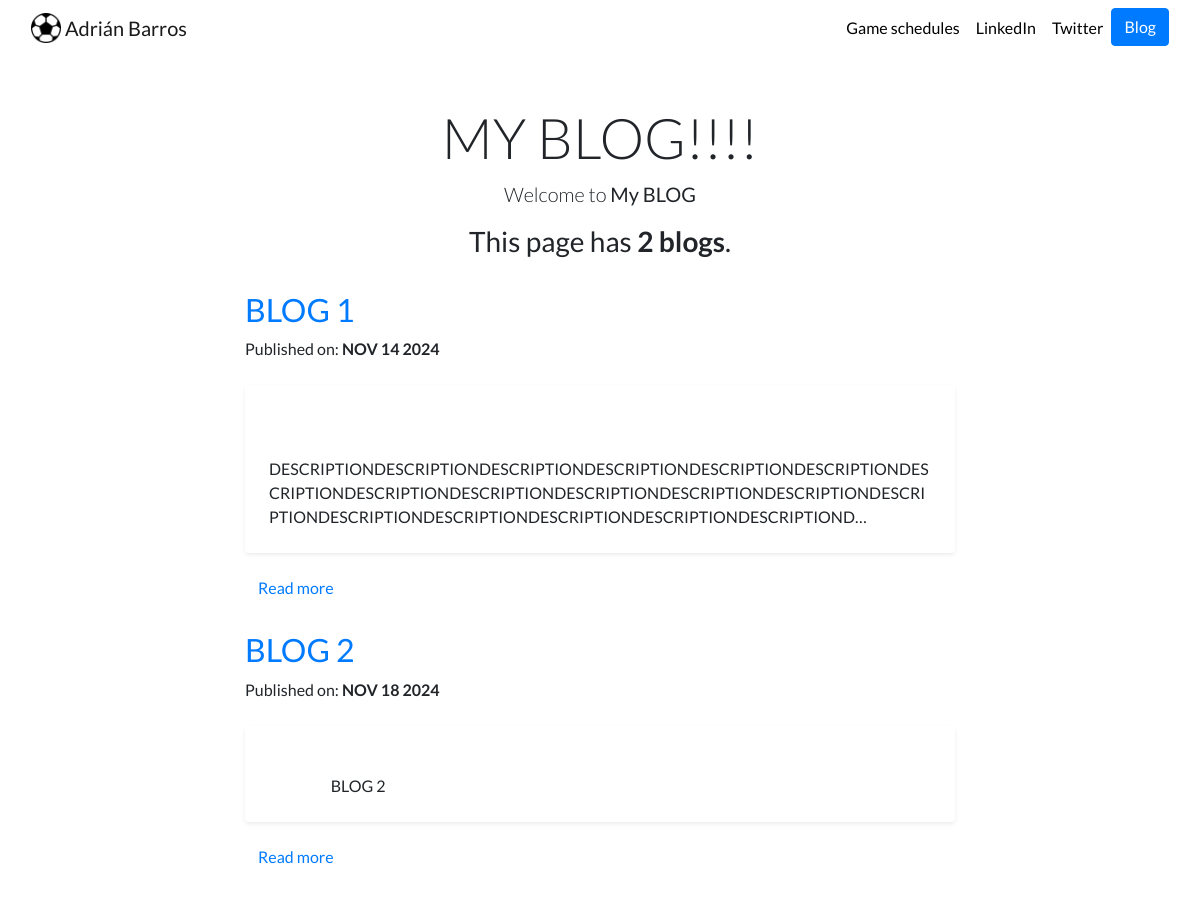
The page /blog/ on the database as committed earlier.
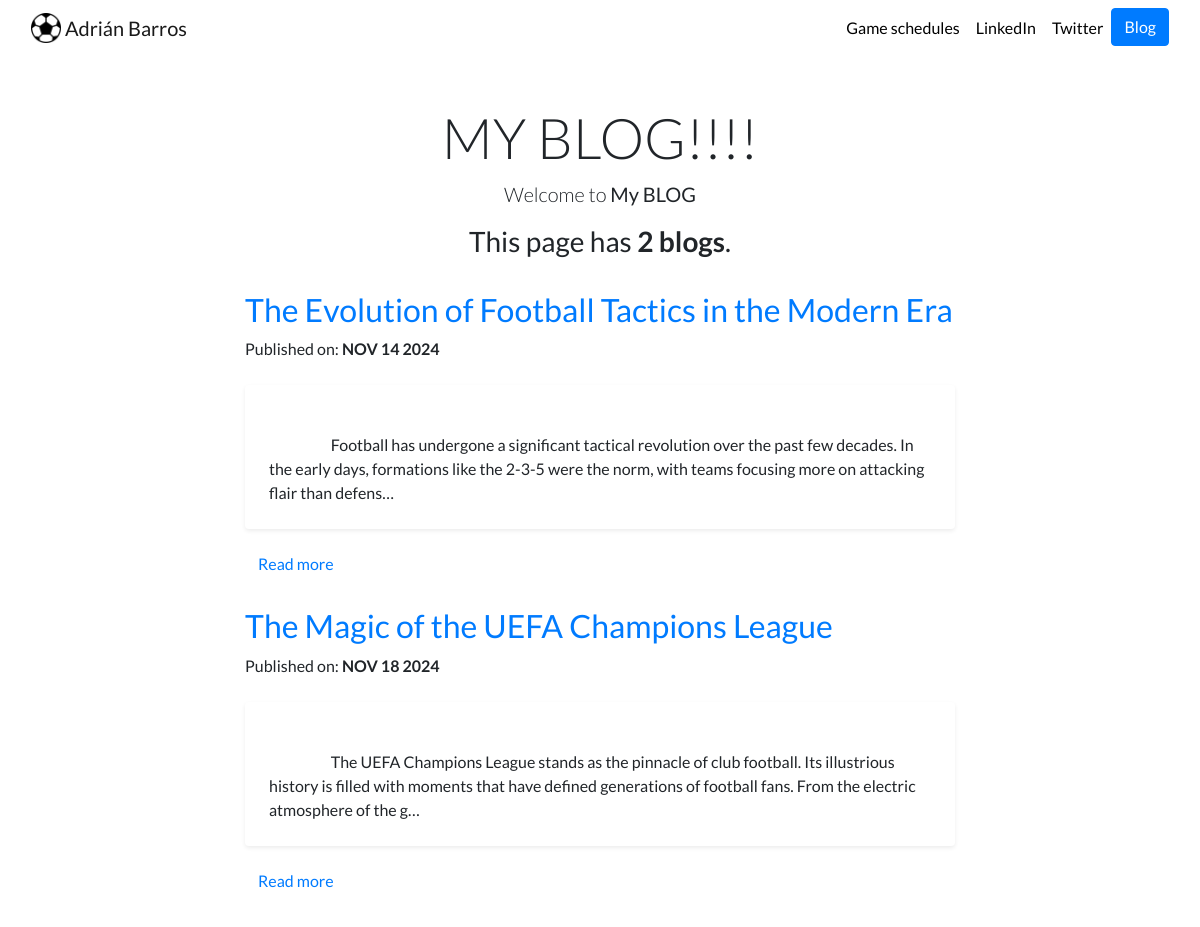
The same page on the database as committed later.
### blog/models.py (models this page shows)
class Blog(models.Model):
    title = models.CharField(max_length=200)
    description = models.TextField()
    date = models.DateField(auto_now_add=True)

### blog/views.py (the view)
# urls.py: path('', views.all_blogs, name='all_blogs'),
def all_blogs(request):
    blogs=Blog.objects.all()
    return render(request, 'blog/all_blogs.html',{'blogs':blogs})

### blog/templates/blog/all_blogs.html
{% extends 'generator/base.html' %}
{% block content %}
<div class="container my-5">
    <div class="text-center">
        <h1 class="blog-title display-4">MY BLOG!!!!</h1>
        <p class="lead">Welcome to <b>My BLOG</b></p>
        <h3 class="blog-title">This page has <b>{{ blogs.count }} blog{{ blogs.count|pluralize }}</b>.</h3>
    </div>
    <div class="row justify-content-center">
        <div class="col-md-8">
            {% for blog in blogs %}
            <div class="blog-post my-4">
                <h2 class="text-primary">{{ blog.title }}</h2>
                <p class="blog-date">Published on: <b>{{ blog.date|date:'M d Y'|upper }}</b></p>
                <p class="blog-description mt-4 p-4 rounded shadow-sm bg-white"
                    style="word-wrap: break-word; word-break: break-word; overflow-wrap: break-word; white-space: pre-wrap;">
                    {{ blog.description|striptags|truncatechars:200 }}</p>
                <a href="{% url 'blog:detail' blog.id %}" class="btn btn-link">Read more</a>
            </div>
            {% endfor %}
        </div>
    </div>
</div>
{% endblock %}

Rows that differ between the two databases and show on the page:
changed Blog: title "BLOG 1" → "The Evolution of Football Tactics in the Modern Era"; description "DESCRIPTIONDESCRIPTIONDESCRIPTIONDESCRIPTIONDESCRIPTIONDESCRIPTIONDESCRIPTIONDESCRIPTIONDESCRIPTIONDESCRIPTIONDESCRIPTIONDESCRIPTIONDESCRIPTIONDESCRIPTIONDESCRIPTIONDESCRIPTIONDESCRIPTIONDESCRIPTIOND…" → "Football has undergone a significant tactical revolution over the past few decades. In the early days, formations like the 2-3-5 were the norm, with teams focusing more on attacking flair than defens…"
changed Blog: title "BLOG 2" → "The Magic of the UEFA Champions League"; description "BLOG 2" → "The UEFA Champions League stands as the pinnacle of club football. Its illustrious history is filled with moments that have defined generations of football fans. From the electric atmosphere of the g…"
